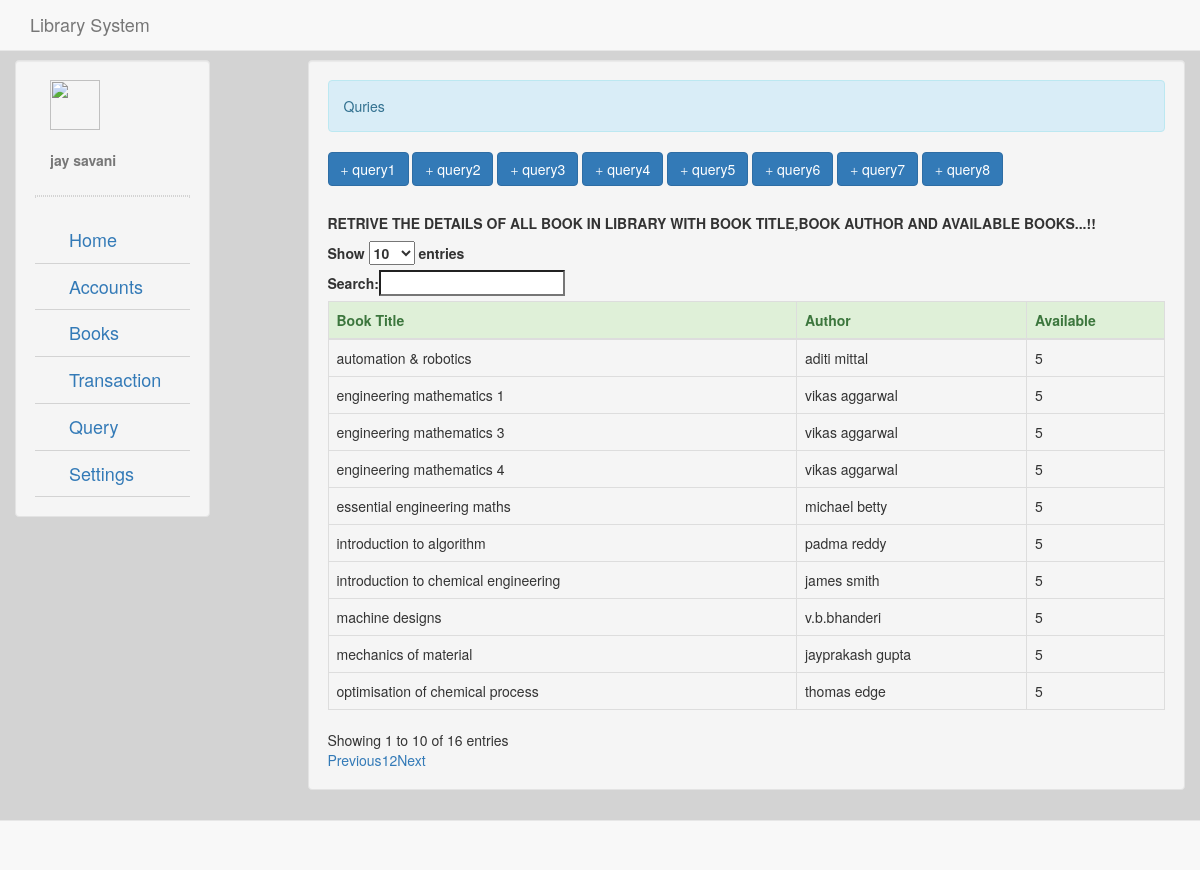
Screenshot of /query1.php (signed in) with the database file from the repository.
### tables this page shows
CREATE TABLE `book` (
  `book_id` int(11) NOT NULL,
  `book_title` varchar(50) NOT NULL,
  `book_description` varchar(100) NOT NULL,
  `book_category` varchar(100) NOT NULL,
  `book_author` varchar(100) NOT NULL,
  `date_publish` varchar(100) NOT NULL,
  `qty` int(11) NOT NULL
);

### account.php (called while the page is built)
<?php
	require_once 'connect.php';
	$qadmin = $conn->query("SELECT * FROM `admin` WHERE `admin_id` = '$_SESSION[admin_id]'") or die(mysqli_error());
	$fadmin = $qadmin->fetch_array();
	$name = $fadmin['firstname']." ".$fadmin['lastname'];

### query1.php (the view, shortened to what this page needs)
<!DOCTYPE html>
<?php
	require_once 'valid.php';
?>
<html lang = "eng">
	<head>
		<link rel = "stylesheet" type = "text/css" href = "css/bootstrap.css" />
	</head>
	<body style = "background-color:#d3d3d3;">
		<nav class = "navbar navbar-default navbar-fixed-top">
			<div class = "container-fluid">
				<div class = "navbar-header">
					<h4 class = "navbar-text navbar-right">Library System</h4>
				</div>
			</div>
		</nav>
		<div class = "container-fluid">
			<div class = "col-lg-2 well" style = "margin-top:60px;">
				<div class = "container-fluid">
					<img src = "images/user.png" width = "50px" height = "50px"/>
					<br />
					<br />
					<label class = "text-muted"><?php require'account.php'; echo $name;?></label>
				</div>
				<hr style = "border:1px dotted #d3d3d3;"/>
				<ul id = "menu" class = "nav menu">
					<li><a style = "font-size:18px; border-bottom:1px solid #d3d3d3;" href = "home.php"><i class = "glyphicon glyphicon-home"></i> Home</a></li>
					<li><a style = "font-size:18px; border-bottom:1px solid #d3d3d3;" href = ""><i class = "glyphicon glyphicon-tasks"></i> Accounts</a>
					</li>
					<li><a style = "font-size:18px; border-bottom:1px solid #d3d3d3;" href = "book.php"><i class = "glyphicon glyphicon-book"></i> Books</a></li>
					<li><a style = "font-size:18px; border-bottom:1px solid #d3d3d3;" href = ""><i class = "glyphicon glyphicon-th"></i> Transaction</a>
					</li>
					<li><a style = "font-size:18px; border-bottom:1px solid #d3d3d3;" href = "query.php"><i class = "glyphicon glyphicon-tasks"></i> Query </a></li>
					<li><a  style = "font-size:18px; border-bottom:1px solid #d3d3d3;" href = ""><i class = "glyphicon glyphicon-cog"></i> Settings</a>
					</li>
				</ul>
			</div>
			<div class = "col-lg-9 well" style = "margin-top:60px;">
				<div class = "alert alert-info">Quries</div>
					<button id = "query1" type = "button" class = "btn btn-primary"><span class = "glyphicon glyphicon-plus"></span> query1 </button>
					<button id = "query2" type = "button" class = "btn btn-primary"><span class = "glyphicon glyphicon-plus"></span> query2 </button>
					<button id = "query3" type = "button" class = "btn btn-primary"><span class = "glyphicon glyphicon-plus"></span> query3 </button>
					<button id = "query4" type = "button" class = "btn btn-primary"><span class = "glyphicon glyphicon-plus"></span> query4 </button>
					<button id = "query5" type = "button" class = "btn btn-primary"><span class = "glyphicon glyphicon-plus"></span> query5 </button>
					<button id = "query6" type = "button" class = "btn btn-primary"><span class = "glyphicon glyphicon-plus"></span> query6 </button>
					<button id = "query7" type = "button" class = "btn btn-primary"><span class = "glyphicon glyphicon-plus"></span> query7 </button>
					<button id = "query8" type = "button" class = "btn btn-primary"><span class = "glyphicon glyphicon-plus"></span> query8 </button>
				<br />
					<br />
					<h5><strong>RETRIVE THE DETAILS OF ALL BOOK IN LIBRARY WITH BOOK TITLE,BOOK AUTHOR AND AVAILABLE BOOKS...!!</strong></h5>
					<div id = "book_table">
						<table id = "table" class = "table table-bordered">
							<thead class = "alert-success">
								<tr>
									<th>Book Title</th>
									<th>Author</th>
									<th>Available</th>
								</tr>
							</thead>
							<tbody>
								<?php
									$abook = $conn->query("SELECT book_title,book_author,qty FROM `book`") or die(mysqli_error());
									while($bbook = $abook->fetch_array()){
								?>
								<tr>
									<td><?php echo $bbook['book_title']?></td>
									<td><?php echo $bbook['book_author']?></td>
									<td><?php echo $bbook['qty']?></td>
								</tr>
								<?php
									}
								?>
							</tbody>
						</table>
					</div>
			</div>
		</div>
		<br />
		<br />
		<br />
		<nav class = "navbar navbar-default navbar-fixed-bottom">
		</nav>
	</body>
</html>

### rows the page displays
book: book_title "introduction to algorithm", book_author "padma reddy", qty "5"
book: book_title "essential engineering maths", book_author "michael betty", qty "5"
book: book_title "automation & robotics", book_author "aditi mittal", qty "5"
book: book_title "machine designs", book_author "v.b.bhanderi", qty "5"
book: book_title "mechanics of material", book_author "jayprakash gupta", qty "5"
book: book_title "introduction to chemical engineering", book_author "james smith", qty "5"
book: book_title "optimisation of chemical process", book_author "thomas edge", qty "5"
book: book_title "engineering mathematics 1", book_author "vikas aggarwal", qty "5"
book: book_title "engineering mathematics 3", book_author "vikas aggarwal", qty "5"
book: book_title "engineering mathematics 4", book_author "vikas aggarwal", qty "5"

### other values shown
$name "jay savani"
